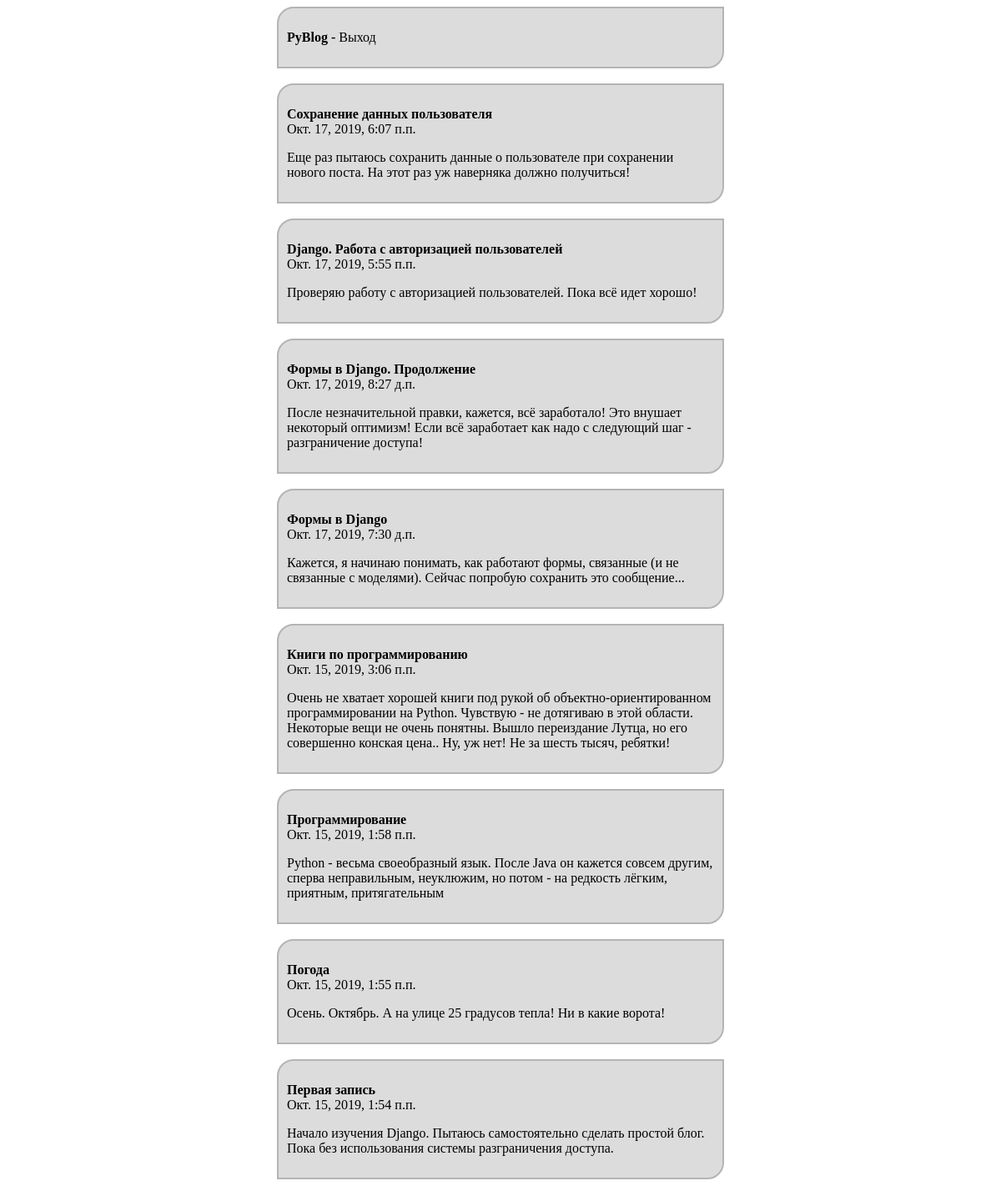
The app's page /index/ with its own data.
### main/models.py (models this page shows)
class Topic(models.Model):
    title = CharField(max_length=128, verbose_name='Тема')
    content = TextField(max_length=2048, verbose_name='Текст')
    published = DateTimeField(auto_now_add=True, verbose_name='Опубликовано')
    creator = ForeignKey(User, on_delete=models.SET_NULL, verbose_name='Опубликовал', null=True)
    class Meta:
        verbose_name = 'Запись блога'
        verbose_name_plural = 'Записи блога'
        ordering = ['published']

### main/views.py (the view)
# urls.py: path('index/', index)
def index(request):
    topics = Topic.objects.order_by('-published')
    context = {'topics': topics}
    if request.method == 'POST':
        form = TopicForm(request.POST)
        if form.is_valid():
            new_topic = form.save(commit=False)
            new_topic.creator = request.user
            new_topic.save()
    if request.user.is_authenticated:
        form = TopicForm()
        context['form'] = form
    return render(request, 'main/index.html', context)

### main/templates/main/index.html
{% extends 'layout/basic.html' %}
{% block content %}
    {% for topic in topics %}
        <div class='topic_block'>
            <p>
            <b>{{ topic.title }}</b><br>
            {{ topic.published }}
            </p>
            <p>{{ topic.content }}</p>
        </div>
        <br>
    {% endfor %}
{% endblock %}

### main/static/main/style.css (style rules this page uses)
div.topic_block { background-color: RGB(220, 220, 220); border-top-left-radius: 20px; border-bottom-right-radius: 20px; border: 2px solid RGB(180,180,180); padding: 10px; margin-left: auto; margin-right: auto; width: 32em }

### records on screen
Topic: title "Сохранение данных пользователя", published "Окт. 17, 2019, 6:07 п.п.", content "Еще раз пытаюсь сохранить данные о пользователе при сохранении нового поста. На этот раз уж наверняка должно получиться!"
Topic: title "Django. Работа с авторизацией пользователей", published "Окт. 17, 2019, 5:55 п.п.", content "Проверяю работу с авторизацией пользователей. Пока всё идет хорошо!"
Topic: title "Формы в Django. Продолжение", published "Окт. 17, 2019, 8:27 д.п.", content "После незначительной правки, кажется, всё заработало! Это внушает некоторый оптимизм! Если всё заработает как надо с следующий шаг - разграничение доступа!"
Topic: title "Формы в Django", published "Окт. 17, 2019, 7:30 д.п.", content "Кажется, я начинаю понимать, как работают формы, связанные (и не связанные с моделями). Сейчас попробую сохранить это сообщение..."
Topic: title "Книги по программированию", published "Окт. 15, 2019, 3:06 п.п.", content "Очень не хватает хорошей книги под рукой об объектно-ориентированном программировании на Python. Чувствую - не дотягиваю в этой области. Некоторые вещи не очень понятны. Вышло переиздание Лутца, но его совершенно конская цена.. Ну, уж нет! Не за шесть тысяч, ребятки!"
Topic: title "Программирование", published "Окт. 15, 2019, 1:58 п.п.", content "Python - весьма своеобразный язык. После Java он кажется совсем другим, сперва неправильным, неуклюжим, но потом - на редкость лёгким, приятным, притягательным"
Topic: title "Погода", published "Окт. 15, 2019, 1:55 п.п.", content "Осень. Октябрь. А на улице 25 градусов тепла! Ни в какие ворота!"
Topic: title "Первая запись", published "Окт. 15, 2019, 1:54 п.п.", content "Начало изучения Django. Пытаюсь самостоятельно сделать простой блог. Пока без использования системы разграничения доступа."
